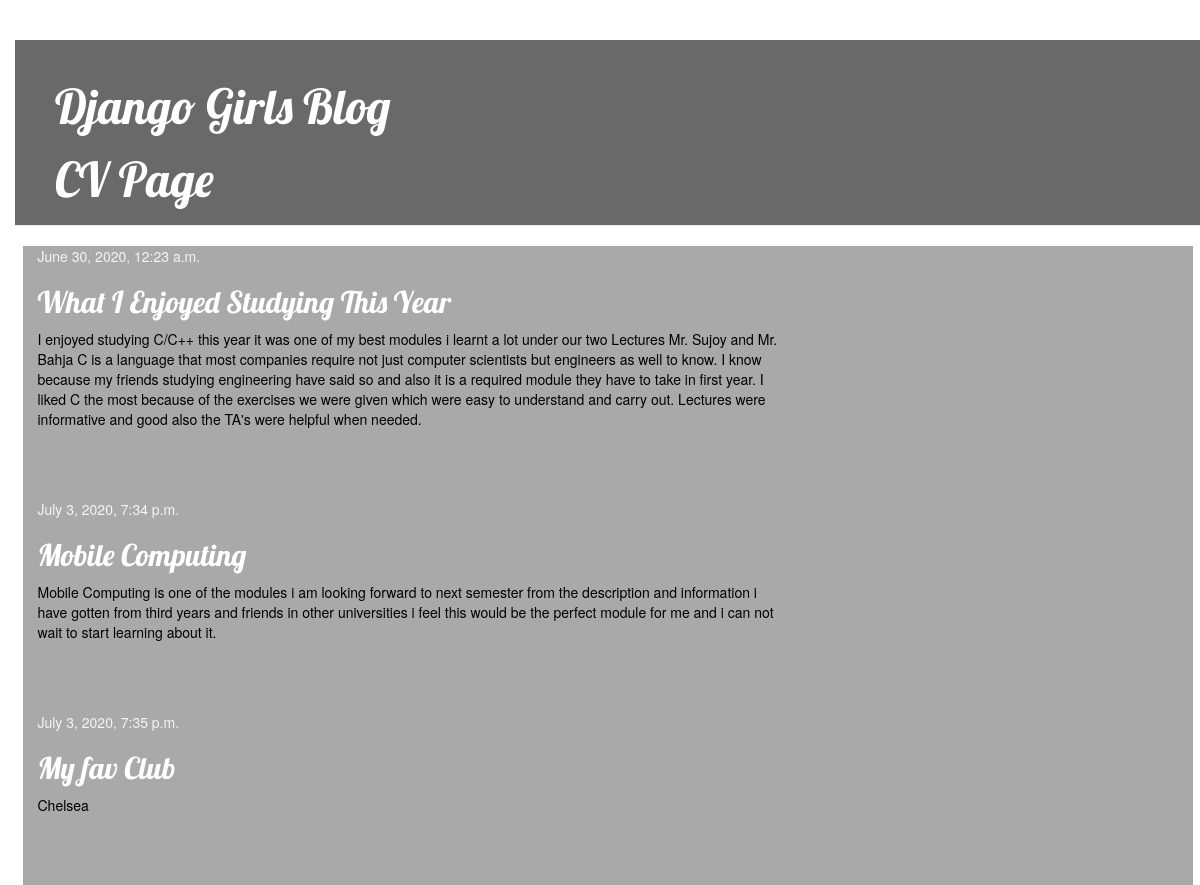
/, run on an earlier commit of the app's database.
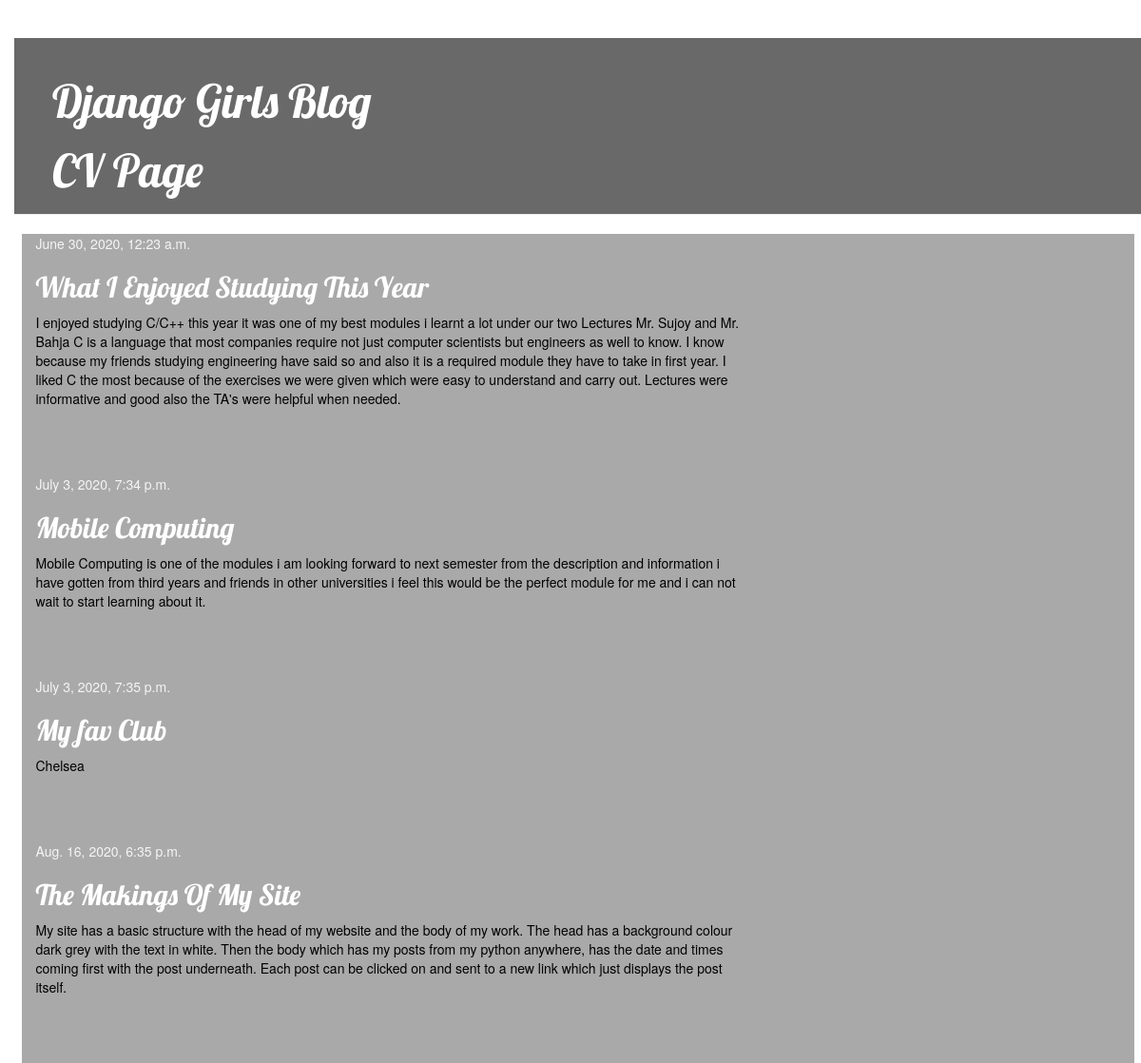
And on a later commit of the database.
### blog/models.py (models this page shows, shortened)
class Post(models.Model):
    author = models.ForeignKey(settings.AUTH_USER_MODEL, on_delete=models.CASCADE)
    title = models.CharField(max_length=200)
    text = models.TextField()
    created_date = models.DateTimeField(default=timezone.now)
    published_date = models.DateTimeField(blank=True, null=True)

### blog/views.py (the view)
# urls.py: path('', views.post_list, name='post_list'),
def post_list(request):
    posts = Post.objects.filter(published_date__lte=timezone.now()).order_by('published_date')
    return render(request, 'blog/post_list.html', {'posts': posts})

### blog/templates/blog/post_list.html
{% extends 'blog/base.html' %}
{% block content %}
    {% for post in posts %}
        <div class="post">
            <div class="date">
                {{ post.published_date }}
            </div>
           <h2><a href="{% url 'post_detail' pk=post.pk %}">{{ post.title }}</a></h2>
            <p>{{ post.text|linebreaksbr }}</p>
        </div>
    {% endfor %}
{% endblock %}

What changed in the data, as far as the page shows it:
added Post: published_date "Aug. 16, 2020, 6:35 p.m.", title "The Makings Of My Site", text "My site has a basic structure with the head of my website and the body of my work. The head has a background colour dark grey with the text in white. Then the body which has my posts from my python anywhere, has the date and times coming first with the post underneath. Each post can be clicked on and sent to a new link which just displays the post itself."
